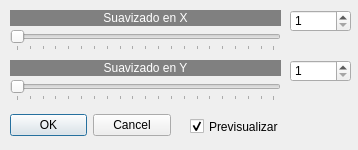
<?xml version="1.0" encoding="UTF-8"?>
<ui version="4.0">
 <class>suavizados</class>
 <widget class="QDialog" name="suavizados">
  <property name="geometry">
   <rect>
    <x>0</x>
    <y>0</y>
    <width>358</width>
    <height>150</height>
   </rect>
  </property>
  <property name="sizePolicy">
   <sizepolicy hsizetype="Fixed" vsizetype="Fixed">
    <horstretch>0</horstretch>
    <verstretch>0</verstretch>
   </sizepolicy>
  </property>
  <property name="minimumSize">
   <size>
    <width>358</width>
    <height>150</height>
   </size>
  </property>
  <property name="maximumSize">
   <size>
    <width>358</width>
    <height>150</height>
   </size>
  </property>
  <property name="windowTitle">
   <string>Suavizado...</string>
  </property>
  <property name="windowIcon">
   <iconset resource="recursos.qrc">
    <normaloff>:/imagenes/icono.png</normaloff>:/imagenes/icono.png</iconset>
  </property>
  <widget class="QDialogButtonBox" name="buttonBox">
   <property name="geometry">
    <rect>
     <x>10</x>
     <y>110</y>
     <width>161</width>
     <height>31</height>
    </rect>
   </property>
   <property name="orientation">
    <enum>Qt::Horizontal</enum>
   </property>
   <property name="standardButtons">
    <set>QDialogButtonBox::Cancel|QDialogButtonBox::Ok</set>
   </property>
  </widget>
  <widget class="QCheckBox" name="checkBox">
   <property name="geometry">
    <rect>
     <x>190</x>
     <y>118</y>
     <width>101</width>
     <height>17</height>
    </rect>
   </property>
   <property name="text">
    <string>Previsualizar</string>
   </property>
   <property name="checked">
    <bool>true</bool>
   </property>
  </widget>
  <widget class="QSlider" name="horizontalSlider_2">
   <property name="geometry">
    <rect>
     <x>10</x>
     <y>80</y>
     <width>271</width>
     <height>21</height>
    </rect>
   </property>
   <property name="minimum">
    <number>1</number>
   </property>
   <property name="maximum">
    <number>400</number>
   </property>
   <property name="orientation">
    <enum>Qt::Horizontal</enum>
   </property>
   <property name="tickPosition">
    <enum>QSlider::TicksBelow</enum>
   </property>
   <property name="tickInterval">
    <number>20</number>
   </property>
  </widget>
  <widget class="QLabel" name="label">
   <property name="geometry">
    <rect>
     <x>10</x>
     <y>10</y>
     <width>271</width>
     <height>16</height>
    </rect>
   </property>
   <property name="styleSheet">
    <string notr="true">background-color: rgb(128, 128, 128);
color: rgb(255, 255, 255);</string>
   </property>
   <property name="text">
    <string>Suavizado en X</string>
   </property>
   <property name="alignment">
    <set>Qt::AlignCenter</set>
   </property>
  </widget>
  <widget class="QSpinBox" name="spinBox_2">
   <property name="geometry">
    <rect>
     <x>290</x>
     <y>60</y>
     <width>61</width>
     <height>22</height>
    </rect>
   </property>
   <property name="minimum">
    <number>1</number>
   </property>
   <property name="maximum">
    <number>400</number>
   </property>
  </widget>
  <widget class="QSpinBox" name="spinBox">
   <property name="geometry">
    <rect>
     <x>290</x>
     <y>10</y>
     <width>61</width>
     <height>22</height>
    </rect>
   </property>
   <property name="minimum">
    <number>1</number>
   </property>
   <property name="maximum">
    <number>400</number>
   </property>
  </widget>
  <widget class="QSlider" name="horizontalSlider">
   <property name="geometry">
    <rect>
     <x>10</x>
     <y>30</y>
     <width>271</width>
     <height>21</height>
    </rect>
   </property>
   <property name="minimum">
    <number>1</number>
   </property>
   <property name="maximum">
    <number>400</number>
   </property>
   <property name="orientation">
    <enum>Qt::Horizontal</enum>
   </property>
   <property name="tickPosition">
    <enum>QSlider::TicksBelow</enum>
   </property>
   <property name="tickInterval">
    <number>20</number>
   </property>
  </widget>
  <widget class="QLabel" name="label_2">
   <property name="geometry">
    <rect>
     <x>10</x>
     <y>60</y>
     <width>271</width>
     <height>16</height>
    </rect>
   </property>
   <property name="styleSheet">
    <string notr="true">background-color: rgb(128, 128, 128);
color: rgb(255, 255, 255);</string>
   </property>
   <property name="text">
    <string>Suavizado en Y</string>
   </property>
   <property name="alignment">
    <set>Qt::AlignCenter</set>
   </property>
  </widget>
 </widget>
 <resources>
  <include location="recursos.qrc"/>
 </resources>
 <connections>
  <connection>
   <sender>buttonBox</sender>
   <signal>accepted()</signal>
   <receiver>suavizados</receiver>
   <slot>accept()</slot>
   <hints>
    <hint type="sourcelabel">
     <x>248</x>
     <y>254</y>
    </hint>
    <hint type="destinationlabel">
     <x>157</x>
     <y>274</y>
    </hint>
   </hints>
  </connection>
  <connection>
   <sender>buttonBox</sender>
   <signal>rejected()</signal>
   <receiver>suavizados</receiver>
   <slot>reject()</slot>
   <hints>
    <hint type="sourcelabel">
     <x>316</x>
     <y>260</y>
    </hint>
    <hint type="destinationlabel">
     <x>286</x>
     <y>274</y>
    </hint>
   </hints>
  </connection>
 </connections>
</ui>
